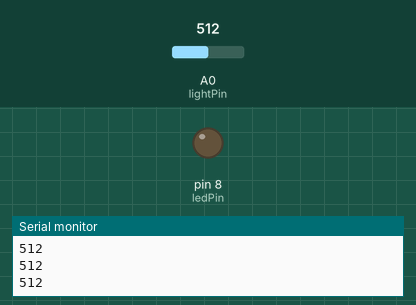
Simulated run of this sketch. Board: Arduino Uno, built with avr-gcc and run on an emulated ATmega328P. On the bench: output pins drawn as LEDs (lit = HIGH), the last lines printed to the serial monitor. The inputs (shaded band) are chosen by the test bench; at power-on: A0 (lightPin) = 512.

Above: at 1.2 s.
1.3 s: A0 (lightPin) set to 691
2.8 s: A0 (lightPin) set to 711
At 3.5 s:
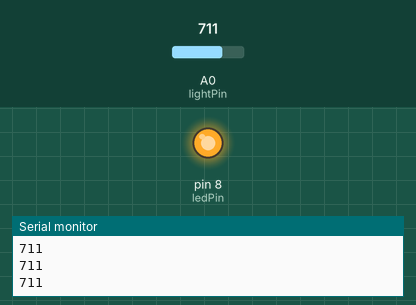
4.3 s: A0 (lightPin) set to 690
At 4.8 s:
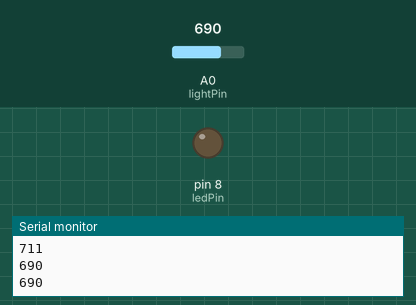
5.9 s: A0 (lightPin) set to 710
At 7.3 s:
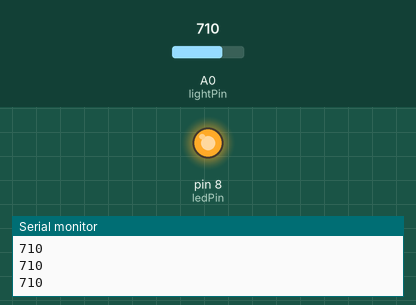
Timing chart, 0 to 8.5 s (numbered marks = the images above; inputs shaded):
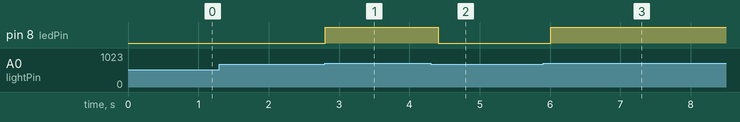

Measured:
- the behaviour switches between 700 and 701 on A0 (lightPin) (found by bisection; images 0 and 1)
- after the input at 2.8 s, pin 8 (ledPin): LOW → HIGH at once
- after the input at 4.3 s, pin 8 (ledPin): HIGH → LOW after 0.11 s
- after the input at 5.9 s, pin 8 (ledPin): LOW → HIGH after 0.11 s

The sketch:

Photoresistor.ino
```cpp
const int lightPin = A0;
const int ledPin = 8;

void setup() {
  pinMode(ledPin, OUTPUT);
  Serial.begin(9600);
}

void loop() {
  int lightValue = analogRead(lightPin);
  Serial.println(lightValue);

  if (lightValue > 700) {   // DARK
    digitalWrite(ledPin, HIGH
    );
  } else {                  // BRIGHT
    digitalWrite(ledPin, LOW);
  }

  delay(200);
}
```
